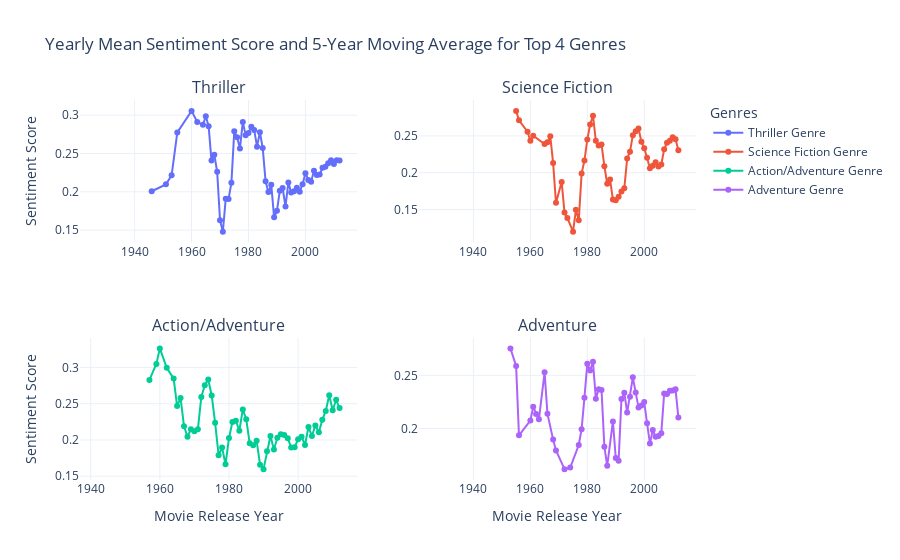

The code cell stored with this chart in its notebook:
### Markdown cell above
We see that it keeps a constant trend with quite neutral value. But is it the case genre wise ? Let's find out:

### Code cell
plot_summaries_with_scores = filtered_genre_df

# Extracting the top 4 genres
top_genres = plot_summaries_with_scores['genres'].value_counts().nlargest(4).index

# Creating a 2x2 subplot
fig = make_subplots(rows=2, cols=2, subplot_titles=top_genres)

# Row and column counters
row, col = 1, 1

# Loop through the top genres, filter data, and plot
for genre in top_genres:
    # Filter the dataframe for each genre
    genre_df = plot_summaries_with_scores[plot_summaries_with_scores['genres'] == genre]

    # Group by 'movie_release_date' and calculate the mean 'tech_score'
    yearly_mean = genre_df.groupby('movie_release_date')['tech_score'].mean()

    # Calculate 5-year moving average of the mean 'tech_score'
    moving_average = yearly_mean.rolling(window=5).mean()

    # Add a trace for each genre in the corresponding subplot
    fig.add_trace(go.Scatter(x=moving_average.index, y=moving_average, mode='lines+markers', name=f'{genre} Genre'), row=row, col=col)

    # Update axes titles for bottom row and left column only
    if row == 2:
        fig.update_xaxes(title_text='Movie Release Year', row=row, col=col)
    if col == 1:
        fig.update_yaxes(title_text='Sentiment Score', row=row, col=col)

    # Update row and column for the next subplot
    col += 1
    if col > 2:
        row += 1
        col = 1

# Update layout
fig.update_layout(title='Yearly Mean Sentiment Score and 5-Year Moving Average for Top 4 Genres',
                  #xaxis_title='Movie Release Year',
                  #yaxis_title='Tech Score',
                  legend_title='Genres',
                  template='plotly_white')

# Show the plot
fig.show()

### Figure 1 — Plotly figure (JSON) as saved in the notebook; plotly's stock layout.template omitted (floating-point values rounded to 4 significant figures)
{"data": [{"mode": "lines+markers", "name": "Thriller Genre", "type": "scatter", "x": [1927, 1935, 1942, 1945, 1946, 1951, 1953, 1955, 1960, 1962, 1964, 1965, 1966, 1967, 1968, 1969, 1970, 1971, 1972, 1973, 1974, 1975, 1976, 1977, 1978, 1979, 1980, 1981, 1982, 1983, 1984, 1985, 1986, 1987, 1988, 1989, 1990, 1991, 1992, 1993, 1994, 1995, 1996, 1997, 1998, 1999, 2000, 2001, 2002, 2003, 2004, 2005, 2006, 2007, 2008, 2009, 2010, 2011, 2012], "xaxis": "x", "y": [null, null, null, null, 0.2007, 0.2097, 0.2217, 0.2774, 0.3056, 0.291, 0.2874, 0.2986, 0.2854, 0.2408, 0.2484, 0.2261, 0.1629, 0.1481, 0.1908, 0.1907, 0.2117, 0.2789, 0.2711, 0.2566, 0.291, 0.2738, 0.2767, 0.2849, 0.2807, 0.2589, 0.2777, 0.2571, 0.2138, 0.1996, 0.2091, 0.1668, 0.1754, 0.2013, 0.205, 0.1809, 0.2121, 0.199, 0.2006, 0.2052, 0.2002, 0.2099, 0.2243, 0.2155, 0.2132, 0.2275, 0.2219, 0.2224, 0.2314, 0.2328, 0.2372, 0.2411, 0.2364, 0.2413, 0.2408], "yaxis": "y"}, {"mode": "lines+markers", "name": "Science Fiction Genre", "type": "scatter", "x": [1927, 1936, 1940, 1951, 1955, 1956, 1959, 1960, 1961, 1965, 1966, 1967, 1968, 1969, 1971, 1972, 1973, 1975, 1976, 1977, 1978, 1979, 1980, 1981, 1982, 1983, 1984, 1985, 1986, 1987, 1988, 1989, 1990, 1991, 1992, 1993, 1994, 1995, 1996, 1997, 1998, 1999, 2000, 2001, 2002, 2003, 2004, 2005, 2006, 2007, 2008, 2009, 2010, 2011, 2012], "xaxis": "x2", "y": [null, null, null, null, 0.284, 0.2712, 0.2558, 0.2434, 0.2502, 0.2391, 0.2415, 0.2494, 0.2131, 0.1593, 0.1874, 0.1459, 0.1387, 0.1201, 0.1496, 0.1354, 0.1988, 0.2166, 0.245, 0.2654, 0.2775, 0.2436, 0.2368, 0.2384, 0.2089, 0.1851, 0.1909, 0.1635, 0.1627, 0.1674, 0.1745, 0.1789, 0.2192, 0.2286, 0.251, 0.2562, 0.26, 0.2421, 0.2333, 0.2204, 0.206, 0.2094, 0.2143, 0.2084, 0.2111, 0.2319, 0.2408, 0.2433, 0.248, 0.2455, 0.2304], "yaxis": "y2"}, {"mode": "lines+markers", "name": "Action/Adventure Genre", "type": "scatter", "x": [1942, 1945, 1950, 1951, 1957, 1959, 1960, 1962, 1964, 1965, 1966, 1967, 1968, 1969, 1970, 1971, 1972, 1973, 1974, 1975, 1976, 1977, 1978, 1979, 1980, 1981, 1982, 1983, 1984, 1985, 1986, 1987, 1988, 1989, 1990, 1991, 1992, 1993, 1994, 1995, 1996, 1997, 1998, 1999, 2000, 2001, 2002, 2003, 2004, 2005, 2006, 2007, 2008, 2009, 2010, 2011, 2012], "xaxis": "x3", "y": [null, null, null, null, 0.2828, 0.3048, 0.3263, 0.2994, 0.2846, 0.2467, 0.258, 0.2188, 0.2045, 0.2148, 0.2121, 0.2147, 0.2593, 0.2754, 0.2833, 0.2614, 0.2236, 0.1791, 0.1896, 0.1665, 0.2026, 0.2247, 0.2266, 0.2127, 0.242, 0.2285, 0.1954, 0.1928, 0.1987, 0.1659, 0.1598, 0.1843, 0.2055, 0.1868, 0.203, 0.2078, 0.2067, 0.2024, 0.1896, 0.19, 0.201, 0.2045, 0.1931, 0.2178, 0.2055, 0.22, 0.2105, 0.2277, 0.24, 0.2616, 0.241, 0.2554, 0.244], "yaxis": "y3"}, {"mode": "lines+markers", "name": "Adventure Genre", "type": "scatter", "x": [1927, 1940, 1951, 1952, 1953, 1955, 1956, 1960, 1961, 1962, 1963, 1965, 1966, 1968, 1969, 1972, 1974, 1977, 1978, 1979, 1980, 1981, 1982, 1983, 1984, 1985, 1986, 1987, 1989, 1990, 1991, 1992, 1993, 1994, 1995, 1996, 1997, 1998, 1999, 2000, 2001, 2002, 2003, 2004, 2005, 2006, 2007, 2008, 2009, 2010, 2011, 2012], "xaxis": "x4", "y": [null, null, null, null, 0.2754, 0.2589, 0.1937, 0.2075, 0.2204, 0.2137, 0.2087, 0.2529, 0.214, 0.1896, 0.1793, 0.1618, 0.1633, 0.1845, 0.1994, 0.2291, 0.261, 0.2547, 0.2628, 0.228, 0.237, 0.2363, 0.183, 0.1649, 0.2067, 0.1724, 0.1696, 0.2279, 0.2337, 0.2151, 0.23, 0.2482, 0.2338, 0.2199, 0.2217, 0.2249, 0.2049, 0.186, 0.1985, 0.1922, 0.1929, 0.1957, 0.233, 0.2326, 0.2357, 0.2357, 0.2369, 0.2103], "yaxis": "y4"}], "layout": {"annotations": [{"font": {"size": 16}, "showarrow": false, "text": "Thriller", "x": 0.225, "xanchor": "center", "xref": "paper", "y": 1, "yanchor": "bottom", "yref": "paper"}, {"font": {"size": 16}, "showarrow": false, "text": "Science Fiction", "x": 0.775, "xanchor": "center", "xref": "paper", "y": 1, "yanchor": "bottom", "yref": "paper"}, {"font": {"size": 16}, "showarrow": false, "text": "Action/Adventure", "x": 0.225, "xanchor": "center", "xref": "paper", "y": 0.375, "yanchor": "bottom", "yref": "paper"}, {"font": {"size": 16}, "showarrow": false, "text": "Adventure", "x": 0.775, "xanchor": "center", "xref": "paper", "y": 0.375, "yanchor": "bottom", "yref": "paper"}], "legend": {"title": {"text": "Genres"}}, "title": {"text": "Yearly Mean Sentiment Score and 5-Year Moving Average for Top 4 Genres"}, "xaxis": {"anchor": "y", "domain": [0, 0.45]}, "xaxis2": {"anchor": "y2", "domain": [0.55, 1]}, "xaxis3": {"anchor": "y3", "domain": [0, 0.45], "title": {"text": "Movie Release Year"}}, "xaxis4": {"anchor": "y4", "domain": [0.55, 1], "title": {"text": "Movie Release Year"}}, "yaxis": {"anchor": "x", "domain": [0.625, 1], "title": {"text": "Sentiment Score"}}, "yaxis2": {"anchor": "x2", "domain": [0.625, 1]}, "yaxis3": {"anchor": "x3", "domain": [0, 0.375], "title": {"text": "Sentiment Score"}}, "yaxis4": {"anchor": "x4", "domain": [0, 0.375]}}}
